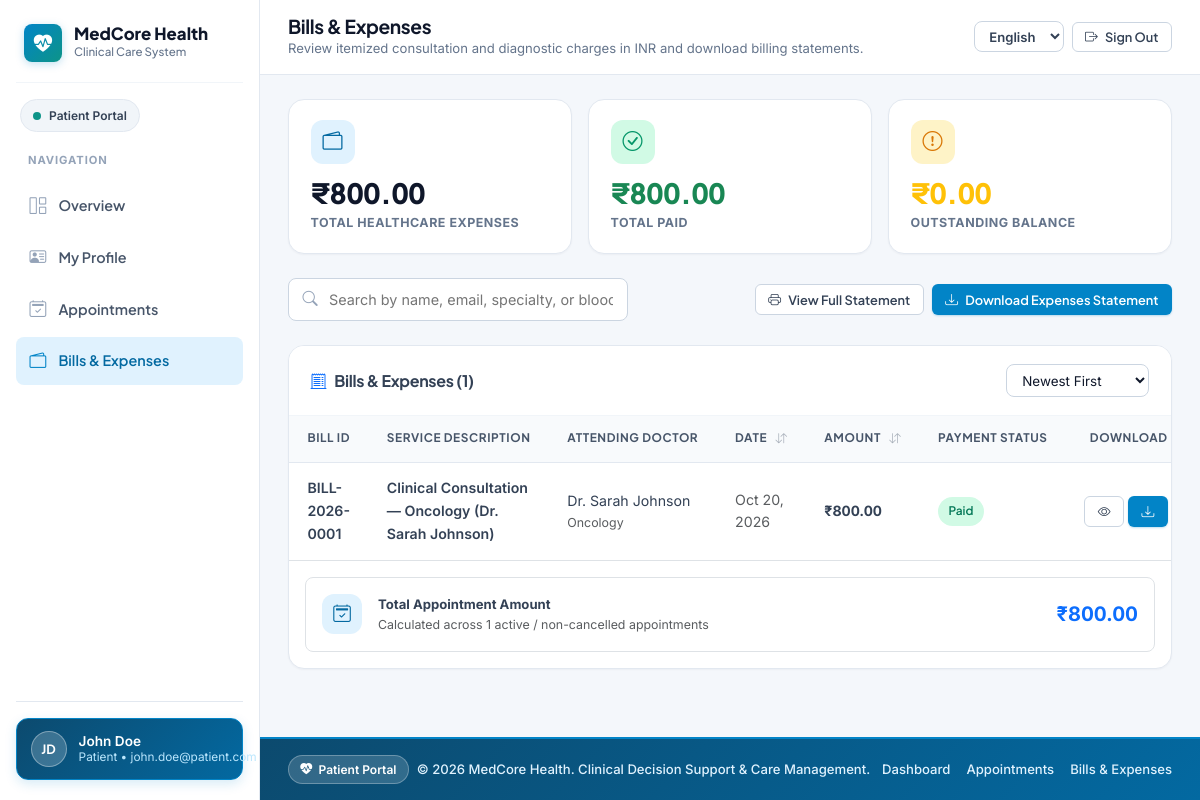
/patient/billing.php (signed in), run on the app's committed database.
### tables this page shows
CREATE TABLE `bills` (
    `id` INT NOT NULL AUTO_INCREMENT,
    `bill_number` VARCHAR(40) NOT NULL,
    `patient_id` INT NOT NULL,
    `doctor_id` INT NOT NULL,
    `appointment_id` INT NULL,
    `diagnostic_id` INT NULL,
    `description` VARCHAR(255) NOT NULL,
    `items_json` JSON NULL,
    `amount` DECIMAL(10,2) NOT NULL DEFAULT 0.00,
    `payment_status` ENUM('unpaid', 'paid', 'partial', 'cancelled') NOT NULL DEFAULT 'unpaid',
    `bill_date` DATE NOT NULL,
    `paid_at` DATETIME NULL,
    `notes` TEXT NULL,
    `created_at` TIMESTAMP DEFAULT CURRENT_TIMESTAMP,
    PRIMARY KEY (`id`),
    UNIQUE KEY `uniq_bill_number` (`bill_number`),
    INDEX `idx_bill_patient` (`patient_id`),
    INDEX `idx_bill_doctor` (`doctor_id`),
    INDEX `idx_bill_appointment` (`appointment_id`),
    INDEX `idx_bill_diagnostic` (`diagnostic_id`),
    INDEX `idx_bill_status` (`payment_status`),
    FOREIGN KEY (`patient_id`) REFERENCES `users`(`id`) ON DELETE CASCADE,
    FOREIGN KEY (`doctor_id`) REFERENCES `users`(`id`) ON DELETE CASCADE
);

CREATE TABLE `users` (
    `id` INT NOT NULL AUTO_INCREMENT,
    `name` VARCHAR(255) NOT NULL,
    `email` VARCHAR(255) NOT NULL,
    `password_hash` VARCHAR(255) NOT NULL,
    `role` ENUM('admin', 'doctor', 'patient') NOT NULL,
    `created_at` TIMESTAMP DEFAULT CURRENT_TIMESTAMP,
    PRIMARY KEY (`id`),
    UNIQUE KEY `email` (`email`),
    INDEX `idx_role` (`role`),
    INDEX `idx_created_at` (`created_at`)
);

CREATE TABLE `doctor_profiles` (
    `id` INT NOT NULL AUTO_INCREMENT,
    `user_id` INT NOT NULL,
    `specialization` VARCHAR(255) NOT NULL,
    `room_number` VARCHAR(50) NOT NULL,
    `consultation_fee` DECIMAL(10,2) NOT NULL,
    PRIMARY KEY (`id`),
    FOREIGN KEY (`user_id`) REFERENCES `users`(`id`) ON DELETE CASCADE,
    INDEX `idx_user_id` (`user_id`),
    INDEX `idx_specialization` (`specialization`)
);

### config/db.php (called while the page is built, shortened)
<?php
require_once __DIR__ . '/../includes/i18n.php';
function formatCurrency($amount) {
    $val = round((float)$amount, 2);
    $neg = $val < 0 ? '-' : '';
    $abs = abs($val);
    $parts = explode('.', number_format($abs, 2, '.', ''));
    $intPart = $parts[0];
    $decPart = $parts[1] ?? '00';
    if (strlen($intPart) > 3) {
        $last3 = substr($intPart, -3);
        $rest = substr($intPart, 0, -3);
        $rest = preg_replace('/\B(?=(\d{2})+(?!\d))/', ',', $rest);
        $formattedInt = $rest . ',' . $last3;
    } else {
        $formattedInt = $intPart;
    }
    return $neg . '₹' . $formattedInt . '.' . $decPart;
}
function getCurrentUserId() {
    return isset($_SESSION['user_id']) ? intval($_SESSION['user_id']) : null;
}
function formatDate($date, $format = 'M d, Y') {
    $timestamp = is_numeric($date) ? (int)$date : strtotime($date);
    return date($format, $timestamp);
}

### includes/i18n.php (called while the page is built, shortened)
<?php
function getCurrentLang() {
    static $resolved = null;
    if ($resolved !== null) {
        return $resolved;
    }
    $lang = 'en';
    $resolved = $lang;
    return $resolved;
}
function loadTranslations($lang = null) {
    static $cache = [];
    $lang = $lang ?: getCurrentLang();
    if (!isset($cache['en'])) {
        $enFile = __DIR__ . '/lang/en.php';
        $cache['en'] = file_exists($enFile) ? require $enFile : [];
    }
    if ($lang === 'en') {
        return $cache['en'];
    }
    return $cache[$lang];
}
function t($key, $params = []) {
    $lang = getCurrentLang();
    $dict = loadTranslations($lang);
    $fallback = loadTranslations('en');
    $text = $dict[$key] ?? $fallback[$key] ?? $key;
    if (!empty($params) && is_array($params)) {
        foreach ($params as $pKey => $pVal) {
            $text = str_replace('{' . $pKey . '}', (string)$pVal, $text);
        }
    }
    return $text;
}
function e_t($key, $params = []) {
    return htmlspecialchars(t($key, $params), ENT_QUOTES, 'UTF-8');
}
function translateStatus($value) {
    $norm = strtolower(trim((string)$value));
    $map = [
        'pending' => 'status_pending',
        'confirmed' => 'status_confirmed',
        'completed' => 'status_completed',
        'cancelled' => 'status_cancelled',
        'rejected' => 'status_rejected',
        'unpaid' => 'status_unpaid',
        'paid' => 'status_paid',
        'partial' => 'status_partial',
        'analyzed' => 'status_analyzed',
        'reviewed_by_doctor' => 'status_reviewed',
        'admin' => 'role_admin',
        'doctor' => 'role_doctor',
        'patient' => 'role_patient',
        'male' => 'gender_male',
        'female' => 'gender_female',
        'other' => 'gender_other',
        'yes' => 'yes',
        'no' => 'no',
    ];
    if (isset($map[$norm])) {
        return t($map[$norm]);
    }
    return (string)$value;
}

### patient/billing.php (the view, shortened to what this page needs)
<?php
require_once __DIR__ . '/../config/db.php';
$patientId = getCurrentUserId();
$bills = [];
$totals = ['all' => 0, 'paid' => 0, 'unpaid' => 0];
$totalAppointmentAmount = 0.0;
$activeAppointmentCount = 0;
try {
    $pdo = getDBConnection();
    $stmt = $pdo->prepare("
        SELECT b.*, d.name AS doctor_name, dp.specialization
        FROM bills b
        JOIN users d ON b.doctor_id = d.id
        LEFT JOIN doctor_profiles dp ON d.id = dp.user_id
        WHERE b.patient_id = ?
        ORDER BY b.bill_date DESC, b.id DESC
    ");
    $stmt->execute([$patientId]);
    $bills = $stmt->fetchAll();
    foreach ($bills as $b) {
        if ($b['payment_status'] !== 'cancelled') {
            $totals['all'] += (float)$b['amount'];
            if ($b['payment_status'] === 'paid') {
                $totals['paid'] += (float)$b['amount'];
            } else {
                $totals['unpaid'] += (float)$b['amount'];
            }
        }
    }
    $stmt = $pdo->prepare("
        SELECT COUNT(*) AS active_count,
               COALESCE(SUM(appt_charge), 0) AS total_appt_amount
        FROM (
            SELECT a.id,
                   COALESCE(
                       (SELECT b.amount FROM bills b WHERE b.appointment_id = a.id AND b.payment_status != 'cancelled' ORDER BY b.id DESC LIMIT 1),
                       dp.consultation_fee,
                       0
                   ) AS appt_charge
            FROM appointments a
            LEFT JOIN doctor_profiles dp ON a.doctor_id = dp.user_id
            WHERE a.patient_id = ? AND a.status != 'cancelled'
        ) AS t
    ");
    $stmt->execute([$patientId]);
    $apptRow = $stmt->fetch();
    $activeAppointmentCount = (int)($apptRow['active_count'] ?? 0);
    $totalAppointmentAmount = (float)($apptRow['total_appt_amount'] ?? 0);
} catch (PDOException $e) {
    error_log("Patient Billing Error: " . $e->getMessage());
    $error = t('msg_error');
}
include __DIR__ . '/../includes/portal_header.php';
?>
<div class="row g-3 mb-4">
    <div class="col-md-4">
        <div class="kpi-card">
            <div class="kpi-icon-wrap kpi-icon-primary"><i class="bi bi-wallet2"></i></div>
            <div class="kpi-value"><?php echo formatCurrency($totals['all']); ?></div>
            <div class="kpi-label"><?php echo e_t('kpi_total_hc_expenses'); ?></div>
        </div>
    </div>
    <div class="col-md-4">
        <div class="kpi-card">
            <div class="kpi-icon-wrap kpi-icon-success"><i class="bi bi-check-circle"></i></div>
            <div class="kpi-value text-success"><?php echo formatCurrency($totals['paid']); ?></div>
            <div class="kpi-label"><?php echo e_t('kpi_total_paid'); ?></div>
        </div>
    </div>
    <div class="col-md-4">
        <div class="kpi-card">
            <div class="kpi-icon-wrap kpi-icon-warning"><i class="bi bi-exclamation-circle"></i></div>
            <div class="kpi-value text-warning"><?php echo formatCurrency($totals['unpaid']); ?></div>
            <div class="kpi-label"><?php echo e_t('kpi_outstanding'); ?></div>
        </div>
    </div>
</div>
<div class="d-flex flex-wrap justify-content-between align-items-center gap-3 mb-4">
    <div class="input-group-modern" style="max-width: 340px; flex: 1;">
        <input type="text" id="patBillSearch" class="form-control-modern" placeholder="<?php echo e_t('ph_search_users'); ?>" onkeyup="filterPatBills()">
    </div>
    <?php if (!empty($bills)): ?>
        <div class="d-flex gap-2">
            <a href="<?php echo BASE_URL; ?>/patient/download_bill.php?statement=1&patient_id=<?php echo (int)$patientId; ?>" target="_blank" class="btn-modern btn-modern-outline btn-modern-sm">
                <i class="bi bi-printer"></i> <?php echo e_t('btn_view_statement'); ?>
            </a>
            <a href="<?php echo BASE_URL; ?>/patient/download_bill.php?statement=1&patient_id=<?php echo (int)$patientId; ?>&download=1" class="btn-modern btn-modern-primary btn-modern-sm">
                <i class="bi bi-download"></i> <?php echo e_t('btn_download_statement'); ?>
            </a>
        </div>
    <?php endif; ?>
</div>
<div class="card-modern">
    <div class="card-header-modern">
        <h5 class="h6 fw-bold mb-0"><i class="bi bi-receipt-cutoff text-primary me-2"></i><?php echo e_t('nav_bills_expenses'); ?> (<?php echo count($bills); ?>)</h5>
        <select class="form-select-modern form-select-sm" style="width:auto;" onchange="sortTableBySelect('patBillsTable', this)">
            <option value="3:date:desc"><?php echo e_t('sort_newest'); ?></option>
        </select>
    </div>
    <div class="card-body-modern p-0">
        <?php if (empty($bills)): ?>
            <div class="text-center py-5 text-muted small"><?php echo e_t('hist_empty_bills'); ?></div>
        <?php else: ?>
            <div class="table-responsive">
                <table class="table-modern" id="patBillsTable">
                    <thead>
                        <tr>
                            <th><?php echo e_t('col_bill_id'); ?></th>
                            <th><?php echo e_t('col_service_desc'); ?></th>
                            <th><?php echo e_t('col_attending_doc'); ?></th>
                            <th class="sortable-th" onclick="sortTable('patBillsTable', 3, 'date')"><?php echo e_t('label_date'); ?> <span class="sort-indicator"><i class="bi bi-arrow-down-up"></i></span></th>
                            <th class="sortable-th" onclick="sortTable('patBillsTable', 4, 'number')"><?php echo e_t('label_amount'); ?> <span class="sort-indicator"><i class="bi bi-arrow-down-up"></i></span></th>
                            <th><?php echo e_t('col_payment_status'); ?></th>
                            <th class="text-end"><?php echo e_t('label_download'); ?></th>
                        </tr>
                    </thead>
                    <tbody>
                        <?php foreach ($bills as $b): ?>
                            <tr class="pat-bill-row">
                                <td class="fw-semibold small text-slate-900"><?php echo htmlspecialchars($b['bill_number']); ?></td>
                                <td class="small">
                                    <div class="fw-semibold text-slate-800"><?php echo htmlspecialchars($b['description']); ?></div>
                                </td>
                                <td class="small">
                                    <div><?php echo htmlspecialchars($b['doctor_name']); ?></div>
                                    <div class="extra-small text-muted"><?php echo htmlspecialchars($b['specialization'] ?? ''); ?></div>
                                </td>
                                <td data-sort="<?php echo htmlspecialchars($b['bill_date']); ?>" class="small text-muted"><?php echo formatDate($b['bill_date']); ?></td>
                                <td data-sort="<?php echo floatval($b['amount']); ?>" class="fw-bold tabular-nums"><?php echo formatCurrency($b['amount']); ?></td>
                                <td>
                                    <span class="badge-modern <?php echo $b['payment_status'] === 'paid' ? 'badge-modern-success' : ($b['payment_status'] === 'cancelled' ? 'badge-modern-danger' : 'badge-modern-warning'); ?>">
                                        <?php echo htmlspecialchars(translateStatus($b['payment_status'])); ?>
                                    </span>
                                </td>
                                <td class="text-end">
                                    <div class="d-inline-flex gap-1">
                                        <a href="<?php echo BASE_URL; ?>/patient/download_bill.php?id=<?php echo (int)$b['id']; ?>" target="_blank" class="btn-modern btn-modern-outline btn-modern-sm" title="<?php echo e_t('label_view'); ?>">
                                            <i class="bi bi-eye"></i>
                                        </a>
                                        <a href="<?php echo BASE_URL; ?>/patient/download_bill.php?id=<?php echo (int)$b['id']; ?>&download=1" class="btn-modern btn-modern-primary btn-modern-sm">
                                            <i class="bi bi-download"></i>
                                        </a>
                                    </div>
                                </td>
                            </tr>
                        <?php endforeach; ?>
                    </tbody>
                </table>
            </div>
        <?php endif; ?>
    </div>
    <div class="p-3 bg-slate-50 border-top border-slate-200">
        <div class="p-3 bg-white border border-slate-200 rounded-3 d-flex align-items-center justify-content-between gap-3">
            <div class="d-flex align-items-center gap-3">
                <div class="kpi-icon-wrap kpi-icon-primary mb-0" style="width:40px;height:40px;font-size:1.1rem;">
                    <i class="bi bi-calendar2-check"></i>
                </div>
                <div>
                    <div class="fw-bold small text-slate-900"><?php echo e_t('pat_total_appt_amount_title'); ?></div>
                    <div class="extra-small text-muted"><?php echo e_t('pat_total_appt_amount_sub', ['n' => $activeAppointmentCount]); ?></div>
                </div>
            </div>
            <div class="h5 fw-bold text-primary mb-0 tabular-nums"><?php echo formatCurrency($totalAppointmentAmount); ?></div>
        </div>
    </div>
</div>
<?php
include __DIR__ . '/../includes/portal_footer.php';
?>

### data on the page
bills: bill_number "BILL-2026-0001", description "Clinical Consultation — Oncology (Dr. Sarah Johnson)", doctor.name "Dr. Sarah Johnson", doctor_profiles.specialization "Oncology", bill_date "Oct 20, 2026", amount "₹800.00"

### other printed values
e_t('app_name') "MedCore Health"
e_t('clinical_care_system') "Clinical Care System"
$__portalLabel "Patient Portal"
e_t('nav_navigation') "NAVIGATION"
$__item['label'] "Overview"
$__item['label'] "My Profile"
$__item['label'] "Appointments"
$__item['label'] "Bills & Expenses"
$__initials "JD"
$__userName "John Doe"
$__roleLabel "Patient"
$__userEmail "john.doe@patient.com"
$page_title "Bills & Expenses"
$page_subtitle "Review itemized consultation and diagnostic charges in INR and download billing statements."
e_t('nav_sign_out') "Sign Out"
